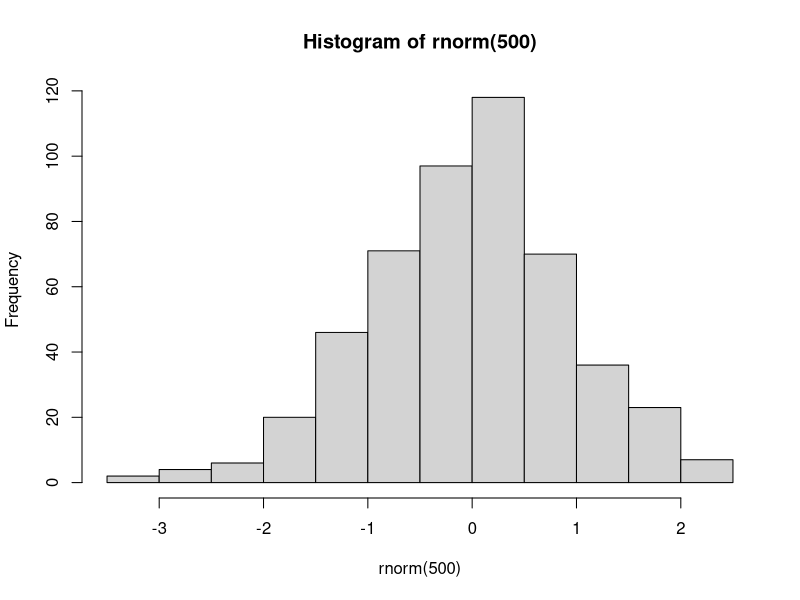

Write the R code that produced this figure.
## ---- chunk 1
hist(rnorm(500))
